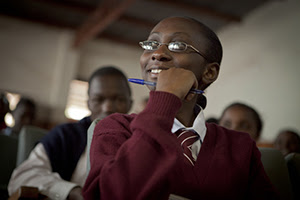
#> input picture src/backend/imageProcessing/img.jpg, 300 x 200 px
$ python image.py
#> lines starting #> are read from the running program, lines starting #| are printed output that depends on the picture
import numpy as np
from PIL import Image
import os

def imageToThreeArray(img_data):
    # Memisahkan gambar menjadi RGB
    img = Image.open(img_data)
    arr = np.array(img)
    return [arr[0:, 0:, 0], arr[0:, 0:, 1], arr[0:, 0:, 2]]

# [5 lines left out: function imageToFourArray, not called in this run]

def threeArrayToOneArray(array):
    # Menggabungkan R, G, dan B menjadi 1 matrix
    newArr = np.zeros((len(array[0]), len(array[0][0]), 3), dtype=np.uint8)
    newArr[0:, 0:, 0] = array[0]
    newArr[0:, 0:, 1] = array[1]
    newArr[0:, 0:, 2] = array[2]
    return newArr

# [13 lines left out: functions fourArrayToOneArray, arrayToImg, not called in this run]

ERR_TOL = 0.999999
MAX_LOOP = 100

def svd(A, percent):
    # Program mendekomposisi SVD menggunakan Power Block Method
    s = np.linalg.matrix_rank(A)
    rank = int(round(s * int(percent) / 100))
    if (rank < 1):
        rank = 1
    n, m = np.shape(A)
    V = np.random.rand(m, s) # inisialisasi Matrix dengan element random
    err = 1 # inisialisasi error
    i = 0
    while (err > ERR_TOL and i < MAX_LOOP):
        Q, R = np.linalg.qr(np.dot(A, V)) # Dekomposisi QR
        U = Q[:,:s]
        Q, R = np.linalg.qr(np.dot(np.transpose(A), U)) # Dekomposisi QR
        V = Q[:,:s]
        sigma = R[:s, :s]
        err = np.linalg.norm(np.dot(A, V) - np.dot(U, sigma)) # Cek Error
        err = err / (s - rank + 1)
        i += 1
    return rank, U, sigma, V

def kompresiSVD(matrix, percent):
    rank, U, S, V = svd(matrix, percent)
    return np.dot(np.dot(U[0:, 0:rank], S[0:rank, 0:rank]), np.transpose(V[0:, 0:rank]))

# [39 lines left out: functions compressThree, compressFour, not called in this run]

def main():
    # For Backend Testing Purpose
    os.chdir(os.path.join("Algeo02-20112", "src", "backend", "imageProcessing"))

    x = imageToThreeArray(r"img.jpg")
#> in imageToThreeArray, img is the input picture: PIL image 300x200 RGB; mean R, G, B 76.9, 63, 57.4
#> x = 3 items
    rank, UR, sigmaR, VR = svd(x[0], 80)
#> in svd, `s = np.linalg.matrix_rank(A)`: s = 200
#> in svd, `s = np.linalg.matrix_rank(A)`:
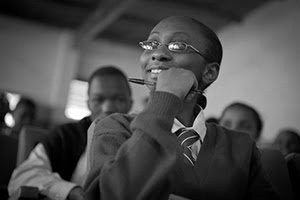
#> A: shape (200, 300); min 0, max 255, mean 76.9
#> in svd, `rank = int(round(s * int(percent) / 100))`: rank = 160
#> the loop in svd, `while (err > ERR_TOL and i < MAX_LOOP):` made 45 passes
#> err on passes 1 to 12: 175.1, 74.09, 46.79, 33.96, 27.56, 22.71, 18.53, 14.98, 12.06, 9.75, 7.99, 6.69
#> pass 1, in svd, `Q, R = np.linalg.qr(np.dot(np.transpose(A), U))`:
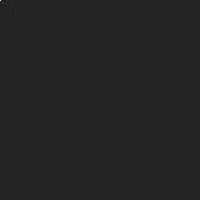
#> R: shape (200, 200) float64; min -3487.8, max 20710.9, mean 0.4; drawn with min black and max white
#> after the loop in svd, `while (err > ERR_TOL and i < MAX_LOOP):`: i = 45
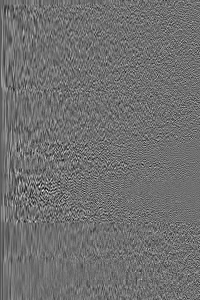
#> VR: shape (300, 200) float64; min -0.315, max 0.399, mean -0.000295; drawn with min black and max white
#> rank = 160
    rank, UG, sigmaG, VG = svd(x[1], 80)
#> call 2 of svd, with percent = 80
#> the loop in svd (call 2), `while (err > ERR_TOL and i < MAX_LOOP):` made 40 passes
#> err on passes 1 to 12: 200.9, 100.1, 66.08, 42.7, 27.9, 21.32, 19.48, 19.93, 21.02, 21.52, 20.74, 18.71
#> after the loop in svd (call 2), `while (err > ERR_TOL and i < MAX_LOOP):`:
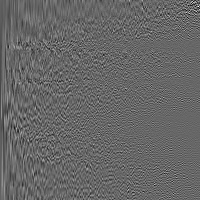
#> U: shape (200, 200) float64; min -0.392, max 0.575, mean -0.000546; drawn with min black and max white
#> after the loop in svd (call 2), `while (err > ERR_TOL and i < MAX_LOOP):`: i = 40
    rank, UB, sigmaB, VB = svd(x[2], 80)
#> call 3 of svd, with percent = 80
#> the loop in svd (call 3), `while (err > ERR_TOL and i < MAX_LOOP):` made 40 passes
#> err on passes 1 to 12: 180.9, 67.18, 46.62, 32.81, 22.4, 16.5, 13.2, 11.1, 9.59, 8.44, 7.53, 6.8
#> pass 1, in svd (call 3), `Q, R = np.linalg.qr(np.dot(np.transpose(A), U))`:
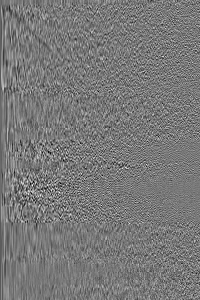
#> Q: shape (300, 200) float64; min -0.295, max 0.326, mean -0.000239; drawn with min black and max white
#> after the loop in svd (call 3), `while (err > ERR_TOL and i < MAX_LOOP):`:
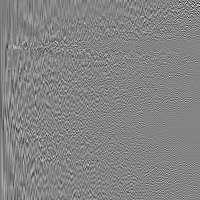
#> U: shape (200, 200) float64; min -0.501, max 0.465, mean -0.000391; drawn with min black and max white

    R = np.dot(np.dot(UR[0:, 0:rank], sigmaR[0:rank, 0:rank]), np.transpose(VR[0:, 0:rank]))
#> R: shape (200, 300) float64
    G = np.dot(np.dot(UG[0:, 0:rank], sigmaG[0:rank, 0:rank]), np.transpose(VG[0:, 0:rank]))
    B = np.dot(np.dot(UB[0:, 0:rank], sigmaB[0:rank, 0:rank]), np.transpose(VB[0:, 0:rank]))
    Image.fromarray(np.uint8(threeArrayToOneArray([R, G, B]))).save(r"1.jpg")
#> in threeArrayToOneArray, `newArr = np.zeros((len(array[0]), len(array[0][0]), 3), dtype=np.uint8)`: newArr: shape (200, 300, 3); every value is 0
#> in threeArrayToOneArray, `newArr[0:, 0:, 1] = array[1]`:
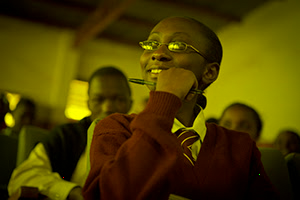
#> newArr: shape (200, 300, 3); mean of channels 0, 1, 2 76.5, 62.6, 0; drawn as R, G, B

if __name__ == "__main__":
    main()
